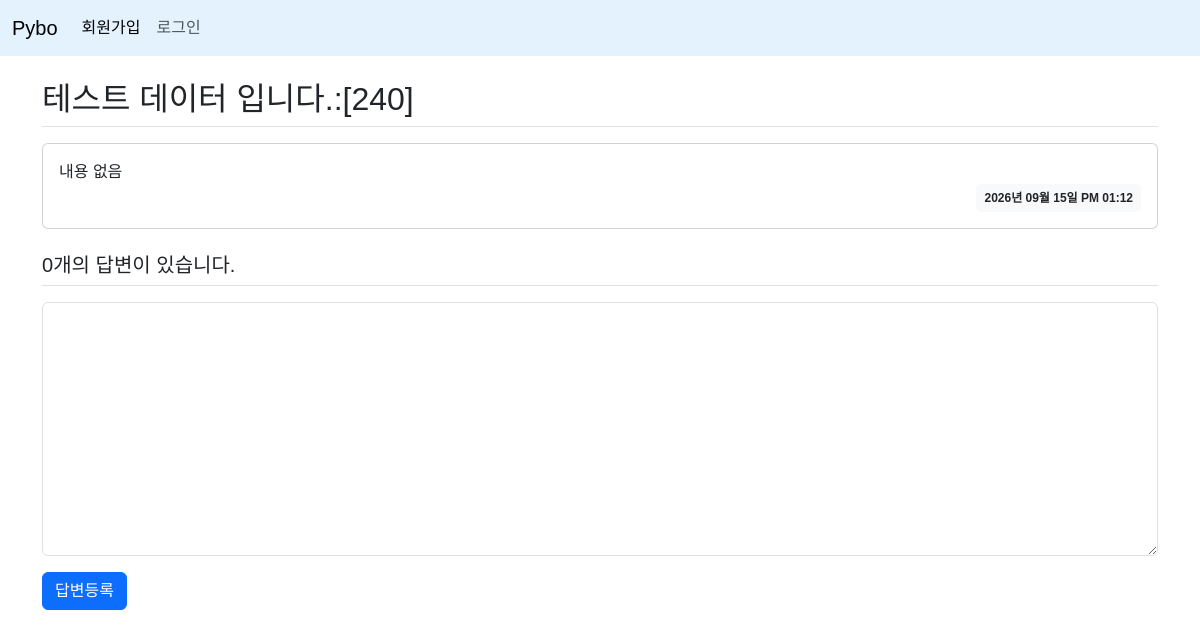
Page /question/detail/246 on the earlier database version.
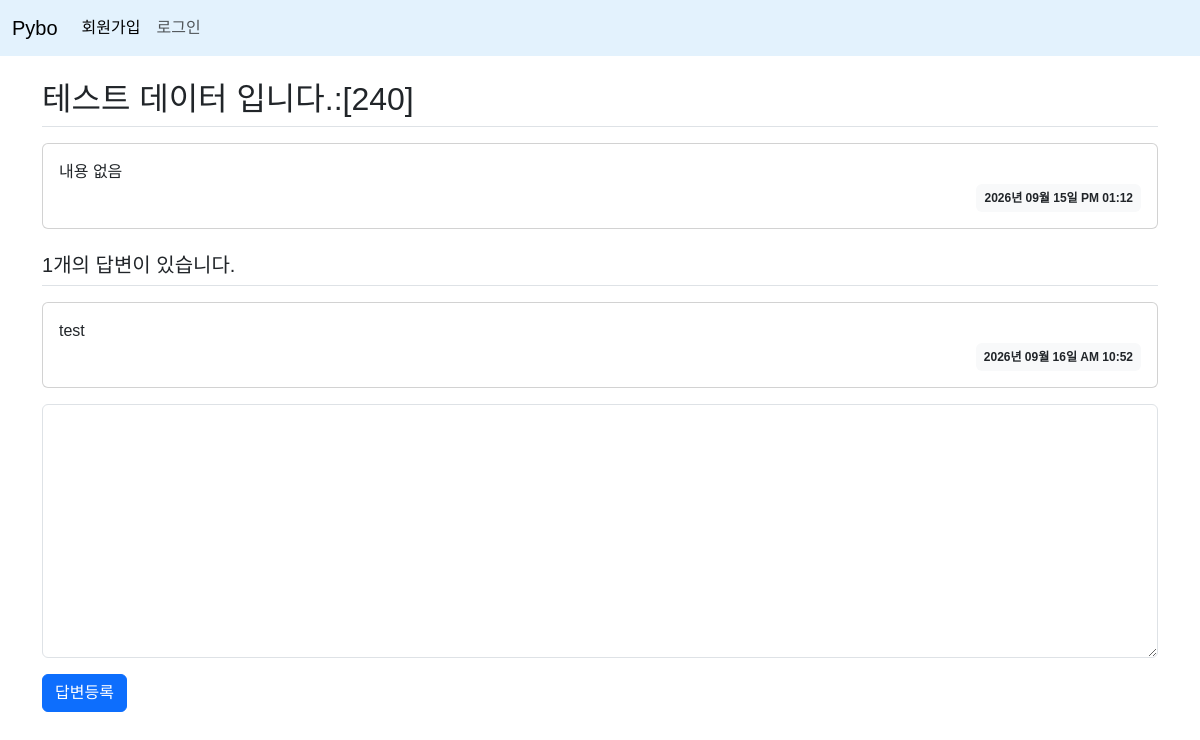
Same page on the later database version.
### pybo/models.py (models this page shows)
class Answer(db.Model):
    id = db.Column(db.Integer, primary_key=True)
    question_id = db.Column(db.Integer, db.ForeignKey('question.id', ondelete='CASCADE'))
    question = db.relationship(Question, backref=db.backref('answer_set'))
    content = db.Column(db.Text, nullable=False)
    create_date = db.Column(db.DateTime, nullable=False)

### pybo/views/question_views.py (the view)
@bp.route('/detail/<int:question_id>')
def detail(question_id):
    form = AnswerForm() # 질문 상세 템플릿에 폼 추가
    question = Question.query.get_or_404(question_id)
    return render_template('question/question_detail.html', question=question, form=form)

### pybo/forms.py
class AnswerForm(FlaskForm):
    content = TextAreaField('내용', validators=[DataRequired('내용은 필수 입력 항목입니다.')])
    submit = SubmitField('답변등록')

### pybo/filter.py (called while the page is built)
def format_datetime(value, fmt='%Y년 %m월 %d일 %p %I:%M'):
    return value.strftime(fmt)

### pybo/templates/question/question_detail.html (shortened to what this page needs)
{% extends 'base.html' %}
{% block content %}
<div class="container my-3">
    <h2 class="border-bottom py-2">{{ question.subject }}</h2>
    <div class="card my-3">
        <div class="card-body">
            <div class="card-text" style="white-space: pre-line;">{{ question.content }}</div>
            <div class="d-flex justify-content-end">
                <div class="badge bg-light text-dark p-2">
                    {{ question.create_date | datetime}}
                </div>
            </div>
        </div>
    </div>
    <h5 class="border-bottom my-3 py-2">{{ question.answer_set|length }}개의 답변이 있습니다.</h5>
    {% for answer in question.answer_set %}
    <div class="card my-3">
        <div class="card-body">
            <div class="card-text" style="white-space: pre-line;">{{ answer.content }}</div>
            <div class="d-flex justify-content-end">
                <div class="badge bg-light text-dark p-2">
                    {{ answer.create_date | datetime}}
                </div>
            </div>
        </div>
    </div>
    {% endfor %}
    <form action="{{ url_for('answer.create', question_id=question.id) }}" method="post" class="my-3" novalidate>
        <div class="mb-3">
            {{ form.content(class='form-control', rows='10') }}
        </div>
            {{ form.submit(class="btn btn-primary") }}
    </form>
</div>
{% endblock %}

Differences in the rows shown:
added Answer: content "test", create_date "2026년 09월 16일 AM 10:52"
Other differences:
{{ question.answer_set|length }}: "0" → "1"
